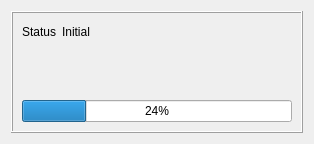
<?xml version="1.0" encoding="UTF-8"?>
<ui version="4.0">
 <class>ProgressIndicator</class>
 <widget class="QWidget" name="ProgressIndicator">
  <property name="geometry">
   <rect>
    <x>0</x>
    <y>0</y>
    <width>314</width>
    <height>144</height>
   </rect>
  </property>
  <property name="windowTitle">
   <string>Form</string>
  </property>
  <property name="autoFillBackground">
   <bool>true</bool>
  </property>
  <layout class="QGridLayout" name="gridLayout">
   <item row="0" column="0">
    <widget class="QFrame" name="frame">
     <property name="frameShape">
      <enum>QFrame::Box</enum>
     </property>
     <property name="frameShadow">
      <enum>QFrame::Raised</enum>
     </property>
     <property name="lineWidth">
      <number>1</number>
     </property>
     <layout class="QVBoxLayout" name="verticalLayout">
      <item>
       <layout class="QGridLayout" name="gridLayout_2">
        <item row="0" column="0">
         <widget class="QLabel" name="label">
          <property name="text">
           <string>Status</string>
          </property>
         </widget>
        </item>
        <item row="0" column="1">
         <widget class="QLabel" name="labelStatus">
          <property name="text">
           <string>Initial</string>
          </property>
         </widget>
        </item>
        <item row="0" column="2">
         <spacer name="horizontalSpacer">
          <property name="orientation">
           <enum>Qt::Horizontal</enum>
          </property>
          <property name="sizeHint" stdset="0">
           <size>
            <width>40</width>
            <height>20</height>
           </size>
          </property>
         </spacer>
        </item>
        <item row="1" column="2">
         <spacer name="verticalSpacer">
          <property name="orientation">
           <enum>Qt::Vertical</enum>
          </property>
          <property name="sizeHint" stdset="0">
           <size>
            <width>20</width>
            <height>40</height>
           </size>
          </property>
         </spacer>
        </item>
       </layout>
      </item>
      <item>
       <widget class="QProgressBar" name="progressBar">
        <property name="value">
         <number>24</number>
        </property>
       </widget>
      </item>
     </layout>
    </widget>
   </item>
  </layout>
 </widget>
 <resources/>
 <connections/>
</ui>
